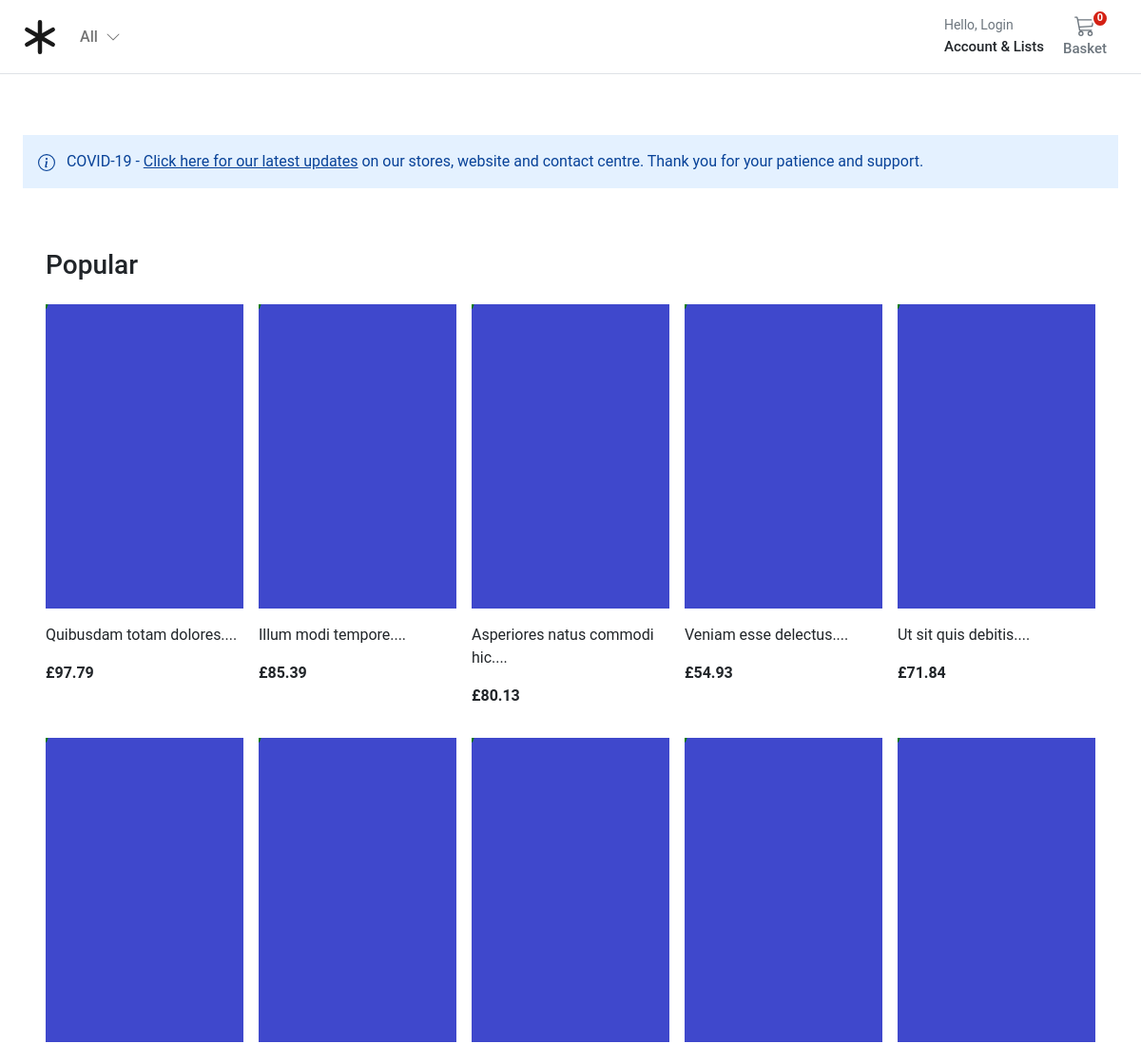
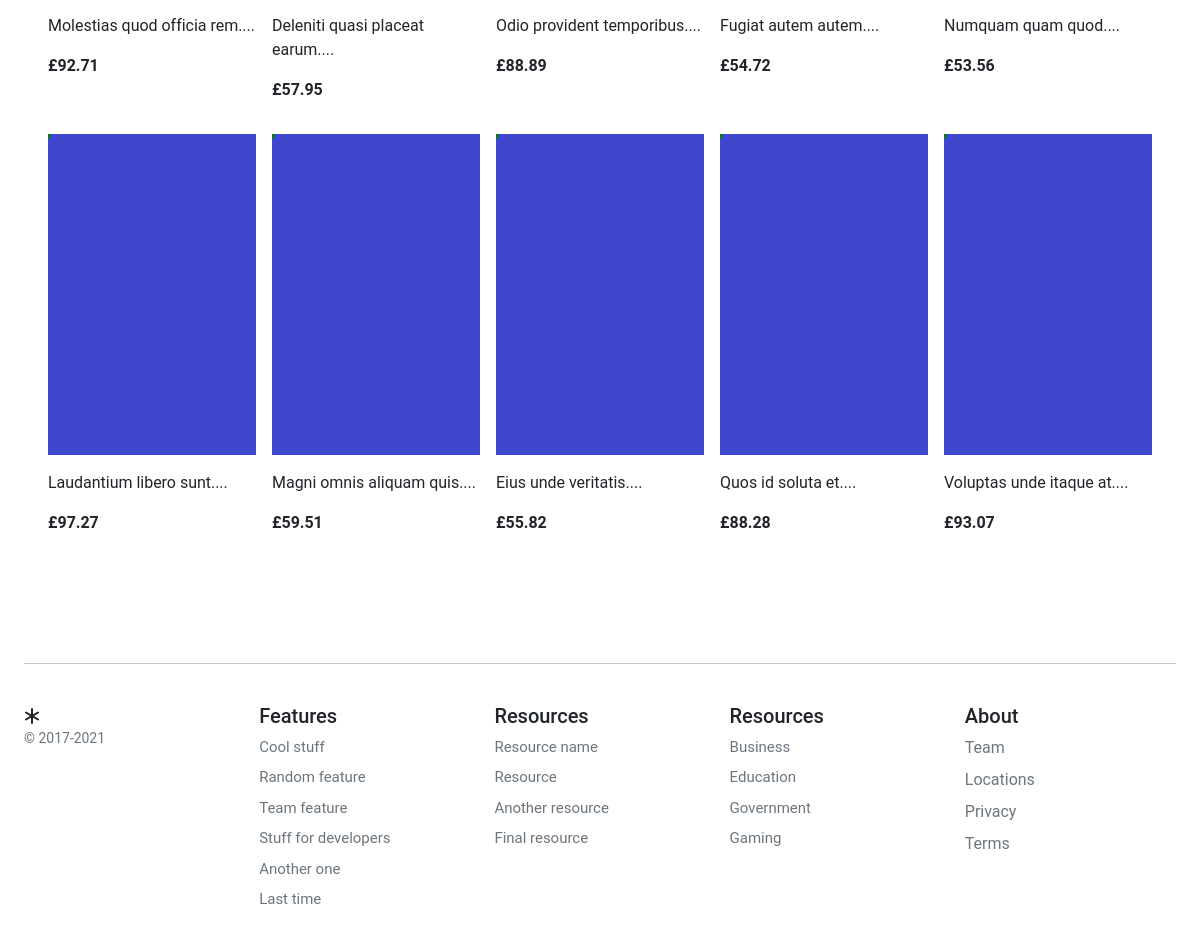
The page / on the database its author committed (2 pictures, top to bottom).
### store/models.py (models this page shows, shortened)
class ProductImage(models.Model):
    product = models.ForeignKey(Product, on_delete=models.CASCADE, related_name="product_image")
    image = models.ImageField(
        verbose_name=_("image"),
        help_text=_("Upload a product image"),
        upload_to="images/",
        default="images/default.png",
    )
    alt_text = models.CharField(
        verbose_name=_("Alturnative text"),
        help_text=_("Please add alturnative text"),
        max_length=255,
        null=True,
        blank=True,
    )
    is_feature = models.BooleanField(default=False)
    created_at = models.DateTimeField(auto_now_add=True, editable=False)
    updated_at = models.DateTimeField(auto_now=True)
    class Meta:
        verbose_name = _("Product Image")
        verbose_name_plural = _("Product Images")

class Product(models.Model):
    product_type = models.ForeignKey(ProductType, on_delete=models.RESTRICT)
    category = models.ForeignKey(Category, on_delete=models.RESTRICT)
    title = models.CharField(
        verbose_name=_("title"),
        help_text=_("Required"),
        max_length=255,
    )
    description = models.TextField(verbose_name=_("description"), help_text=_("Not Required"), blank=True)
    slug = models.SlugField(max_length=255)
    regular_price = models.DecimalField(
        verbose_name=_("Regular price"),
        help_text=_("Maximum 999.99"),
        error_messages={
            "name": {
                "max_length": _("The price must be between 0 and 999.99."),
            },
        },
        max_digits=5,
        decimal_places=2,
    )
    discount_price = models.DecimalField(
        verbose_name=_("Discount price"),
        help_text=_("Maximum 999.99"),
        error_messages={
            "name": {
                "max_length": _("The price must be between 0 and 999.99."),
            },
        },
        max_digits=5,
        decimal_places=2,
    )
    is_active = models.BooleanField(
        verbose_name=_("Product visibility"),
        help_text=_("Change product visibility"),
        default=True,
    )
    created_at = models.DateTimeField(_("Created at"), auto_now_add=True, editable=False)
    updated_at = models.DateTimeField(_("Updated at"), auto_now=True)
    users_wishlist = models.ManyToManyField(settings.AUTH_USER_MODEL, related_name="user_wishlist", blank=True)
    class Meta:
        ordering = ("-created_at",)
        verbose_name = _("Product")
        verbose_name_plural = _("Products")
    def get_absolute_url(self):
        return reverse("store:product_detail", args=[self.slug])

### store/views.py (the view)
# urls.py: path('', views.product_all, name='store_home'),
def product_all(request):
    products = Product.objects.prefetch_related("product_image").filter(is_active=True)
    return render(request, "store/index.html", {"products": products})

### basket/basket.py (called while the page is built)
    def __len__(self):
        return sum(item["qty"] for item in self.basket.values())

### basket/context_processors.py (called while the page is built)
def basket(request):
    return {'basket': Basket(request)}

### store/context_processors.py (called while the page is built)
def categories(request):
    return {"categories": Category.objects.filter(level=0)}

### store/models.py (called while the page is built)
    def get_absolute_url(self):
        return reverse("store:category_list", args=[self.slug])

### templates/store/index.html (shortened to what this page needs)
{% extends "base.html" %}
{% block content %}
<div class="container">
  <div class="alert alert-primary fw600 rounded-0 border-0 pb-3" role="alert">
    COVID-19 - <u>Click here for our latest updates</u> on our stores, website and contact centre. Thank you for
    your patience and support.
  </div>
  <div class="container">
    <div class="row">
      <div class="album py-5">
        <div class="pb-3">
          <h1 class="h3">Popular</h1>
        </div>
        {% if not products %}
        <div class="col-12">There are currently no products active</div>
        {% else %}
        <div class="row row-cols-1 row-cols-sm-2 row-cols-md-5 g-3">
          {% for product in products %}
          <div class="col">
            <div class="card border-0">
              {% for image in product.product_image.all %}
              {% if image.is_feature%}
              <img class="img-fluid" alt="Responsive image" src="{{ image.image.url }}"
                alt="{{ image.image.alt_text }}">
              {% endif %}
              {% endfor %}
              <div class="card-body px-0">
                <p class="card-text">
                  <a class="text-dark text-decoration-none"
                    href="{{ product.get_absolute_url }}">{{ product.title|slice:":50" }}...</a>
                </p>
                <div class="fw-bold">£{{product.regular_price}}</div>
              </div>
            </div>
          </div>
          {% endfor %}
        </div>
        {% endif %}
      </div>
    </div>
  </div>
  {% endblock %}

### templates/base.html (shortened to what this page needs)
{% load static %}
<!DOCTYPE html>
<html>
<head>
  <link href="https://cdn.jsdelivr.net/npm/bootstrap@5.0.0-beta1/dist/css/bootstrap.min.css" rel="stylesheet"
>
  <link rel="stylesheet" href="{% static 'core/css/base.css' %}">
  <link rel="stylesheet" href="{% block stylesheet %}{% endblock %}">
</head>
<body>
  <header class="pb-3">
    <nav class="navbar navbar-expand-md navbar-light bg-white border-bottom">
      <div class="container-fluid px-md-4">
        <div class="d-flex w-100 navbar-collapse">
          <a class="navbar-brand d-flex-inline" href="/">
          </a>
          <ul class="navbar-nav me-auto mb-2 mb-md-0">
            <li class="nav-item dropdown">
              <a class="nav-link dropdown-toggle d-none d-md-block fw500" href="#" id="navbarDropdown" role="button"
                data-bs-toggle="dropdown" aria-expanded="false">
                All
                <i class="ps-1"><svg xmlns="http://www.w3.org/2000/svg" width="16" height="16" fill="currentColor"
                    class="bi bi-chevron-down" viewBox="0 0 16 16">
                    <path fill-rule="evenodd"
                      d="M1.646 4.646a.5.5 0 0 1 .708 0L8 10.293l5.646-5.647a.5.5 0 0 1 .708.708l-6 6a.5.5 0 0 1-.708 0l-6-6a.5.5 0 0 1 0-.708z" />
                  </svg></i>
              </a>
            </li>
          </ul>
          <div>
            <div class="collapse navbar-collapse" id="navbarSupportedContent2">
              <ul class="navbar-nav me-auto mb-2 mb-lg-0">
                <li class="nav-item dropdown">
                  <a class="nav-link dropdown-toggle text-reset" href="#" id="navbarDropdown" role="button"
                    data-bs-toggle="dropdown" aria-expanded="false">
                    <div class="small text-muted">Hello,
                      {% if user.is_authenticated %}
                        {{ request.user.name }}
                      {% else %}
                      Login
                      {% endif %}
                    </div>
                    <span class="fs15 fw500">Account &amp; Lists
                    </span>
                  </a>
                </li>
              </ul>
            </div>
          </div>
          <a type="button" role="button" href="{% url "basket:basket_summary" %}"
            class="btn btn-outline-secondary border-0 basket-btn">
            {% with total_qty=basket|length %}
            <div id="basket-qty" class="basket-qty">
              {% if total_qty > 0 %}
              {{ total_qty }}
              {% else %}
              0
              {% endif %}
            </div>
            {% endwith %}
            <div>
            </div>
            <span class="fs15 fw500">Basket</span>
          </a>
        </div>
      </div>
    </nav>
  </header>
  <main class="pt-5">
    <div id="content">{% block content %} {% endblock %}</div>
  </main>
  <footer class="container py-5 footer">
    <hr>
    <div class="row pt-4">
      <div class="col-12 col-md">
        <small class="d-block mb-3 text-muted">&copy; 2017-2021</small>
      </div>
      <div class="col-6 col-md fs15">
        <h5>Features</h5>
        <ul class="list-unstyled">
          <li><a class="link-secondary text-decoration-none" href="#">Cool stuff</a></li>
          <li><a class="link-secondary text-decoration-none" href="#">Random feature</a></li>
          <li><a class="link-secondary text-decoration-none" href="#">Team feature</a></li>
          <li><a class="link-secondary text-decoration-none" href="#">Stuff for developers</a></li>
          <li><a class="link-secondary text-decoration-none" href="#">Another one</a></li>
          <li><a class="link-secondary text-decoration-none" href="#">Last time</a></li>
        </ul>
      </div>
      <div class="col-6 col-md fs15">
        <h5>Resources</h5>
        <ul class="list-unstyled">
          <li><a class="link-secondary text-decoration-none" href="#">Resource name</a></li>
          <li><a class="link-secondary text-decoration-none" href="#">Resource</a></li>
          <li><a class="link-secondary text-decoration-none" href="#">Another resource</a></li>
          <li><a class="link-secondary text-decoration-none" href="#">Final resource</a></li>
        </ul>
      </div>
      <div class="col-6 col-md fs15">
        <h5>Resources</h5>
        <ul class="list-unstyled">
          <li><a class="link-secondary text-decoration-none" href="#">Business</a></li>
          <li><a class="link-secondary text-decoration-none" href="#">Education</a></li>
          <li><a class="link-secondary text-decoration-none" href="#">Government</a></li>
          <li><a class="link-secondary text-decoration-none" href="#">Gaming</a></li>
        </ul>
      </div>
      <div class="col-6 col-md">
        <h5>About</h5>
        <ul class="list-unstyled">
          <li><a class="link-secondary text-decoration-none" href="#">Team</a></li>
          <li><a class="link-secondary text-decoration-none" href="#">Locations</a></li>
          <li><a class="link-secondary text-decoration-none" href="#">Privacy</a></li>
          <li><a class="link-secondary text-decoration-none" href="#">Terms</a></li>
        </ul>
      </div>
    </div>
  </footer>
</body>
</html>

### static/core/css/base.css (style rules this page uses)
@media (min-width: 1000px) { .container { max-width: 1000px; } }
@media (max-width: 1200px) { .container { max-width: 100%; padding:0 24px; } }
.dropdown-toggle::after { display: none; }
.alert-primary { background-color: #E4F1FF; }
html, body, p, div { letter-spacing: -0.02px; font-family: 'Roboto', sans-serif; }
.fs15 { font-size: 0.9375rem; }
.fw500 { font-weight: 500; }
.basket-qty { color: #fff; background: #d42114; border: 2px solid #fff; border-radius: 50%; text-align: center; font-size: 11px; height: 15px; width: 14px; position: absolute; box-sizing: content-box; font-weight: 600; display: flex; justify-content: center; align-items: center; top: 1px; right: 10px; }
.basket-btn { position: relative; }
.footer > div > div > ul > li { padding-bottom:8px; }

### rows shown on the page
Product: title "Quibusdam totam dolores.", regular_price "97.79"
ProductImage: image (placeholder picture)
Product: title "Illum modi tempore.", regular_price "85.39"
ProductImage: image (placeholder picture)
Product: title "Asperiores natus commodi hic.", regular_price "80.13"
ProductImage: image (placeholder picture)
Product: title "Veniam esse delectus.", regular_price "54.93"
ProductImage: image (placeholder picture)
Product: title "Ut sit quis debitis.", regular_price "71.84"
ProductImage: image (placeholder picture)
Product: title "Molestias quod officia rem.", regular_price "92.71"
ProductImage: image (placeholder picture)
Product: title "Deleniti quasi placeat earum.", regular_price "57.95"
ProductImage: image (placeholder picture)
Product: title "Odio provident temporibus.", regular_price "88.89"
ProductImage: image (placeholder picture)
Product: title "Fugiat autem autem.", regular_price "54.72"
ProductImage: image (placeholder picture)
Product: title "Numquam quam quod.", regular_price "53.56"
ProductImage: image (placeholder picture)
Product: title "Laudantium libero sunt.", regular_price "97.27"
ProductImage: image (placeholder picture)
Product: title "Magni omnis aliquam quis.", regular_price "59.51"
ProductImage: image (placeholder picture)
Product: title "Eius unde veritatis.", regular_price "55.82"
ProductImage: image (placeholder picture)
Product: title "Quos id soluta et.", regular_price "88.28"
ProductImage: image (placeholder picture)
Product: title "Voluptas unde itaque at.", regular_price "93.07"
ProductImage: image (placeholder picture)
